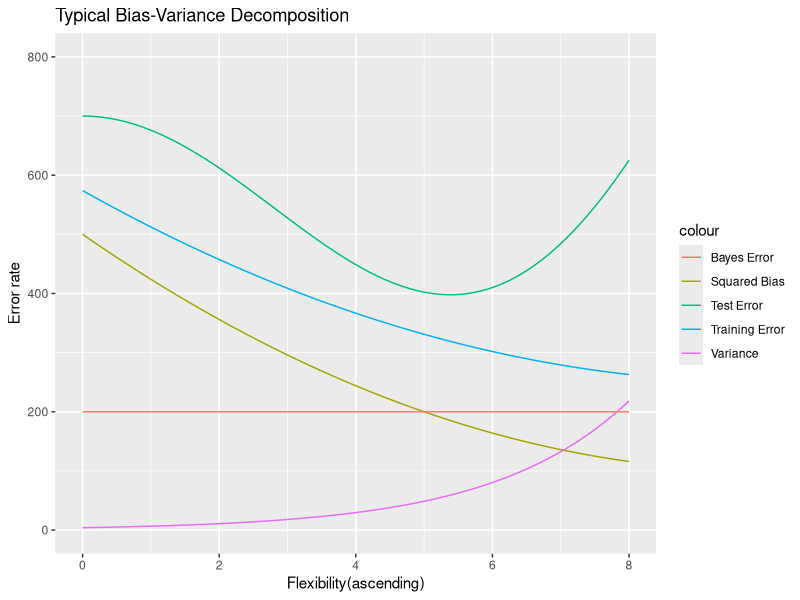
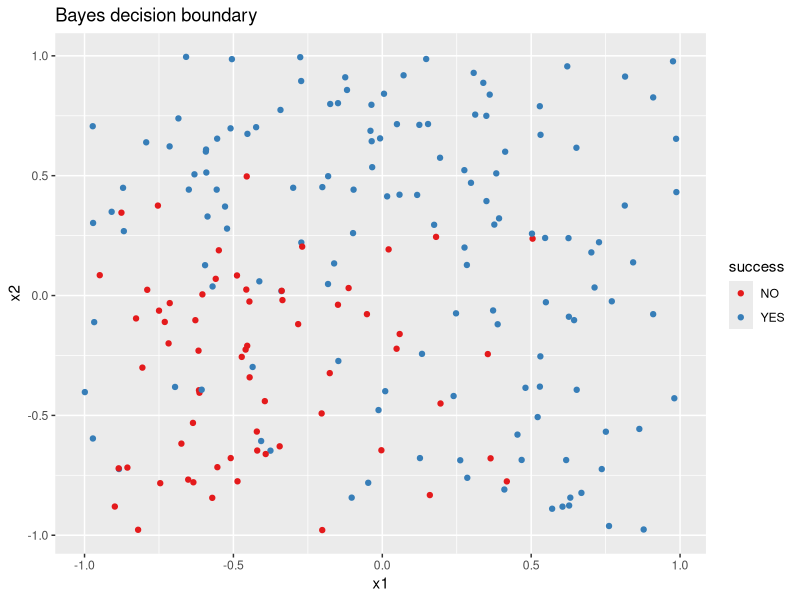

Generate these figures, in order, with R:
## ---- chunk 1
knitr::opts_chunk$set(fig.path="*_files/figure-html/")
## ---- chunk 2
library(ggplot2)
sq_bias = function(x) (2 * x - 20)^2 + 100
var = function(x)  exp(x / 2) * 4
train_error = function(x) (1.8*x - 18)^2 + 250
test_error = function(x) x^3/2 + 200 * cos(x/2) + 500
bayes_error = function(x) 200

line_width = 0.5
ggplot(data = data.frame(x = 0), mapping = aes(x = x)) + stat_function(fun = test_error, size = line_width, aes(color = "Test Error")) + stat_function(fun = sq_bias, size = line_width, aes(color = "Squared Bias")) + stat_function(fun = var, size = line_width, aes(color = "Variance")) +  stat_function(fun = train_error, size = line_width, aes(color = "Training Error")) +  stat_function(fun = bayes_error, size = line_width, aes(color = "Bayes Error")) + xlim(0, 8) + ylim(0, 800) + labs(title = "Typical Bias-Variance Decomposition", x="Flexibility(ascending)", y = "Error rate")
## ---- chunk 3
#creating the simulated dataset
set.seed(11) 
n = 200
x1 = runif(n, -1, 1)
x2 = runif(n, -1, 1)
d = data.frame(x1,x2)
epsilon = rnorm(n, mean = 0, sd = 0.5)
y = x1 + x1*x1 + x2 +x2*x2 + epsilon
y_new <- exp(y)/(1+exp(y))
y_new_d <- data.frame(x1, x2, y_new)
y_new_d$success = y_new > 0.5
y_new_d$success[y_new_d$success==TRUE] = "YES"
y_new_d$success[y_new_d$success==FALSE] = "NO"

##creating the grid/data for the plot
library(tidyverse)
bound = expand.grid(x1 = seq(-1, 1, by = 0.05), x2 = seq(-1, 1, by = 0.05))
bound = mutate(bound, ygrid = x1 + x1*x1 + x2 +x2*x2, pgrid = exp(ygrid)/(1+exp(ygrid)), grid_success = pgrid > 0.5)

#plotting the boundary
ggplot(bound, aes(x = x1, y = x2)) + geom_contour(aes(z = pgrid, group = grid_success), bins = 1) +
  geom_point(data = y_new_d, aes(color = success)) +
  scale_color_brewer(type = "qual", palette = 6) +
  labs(title = "Bayes decision boundary")
## ---- chunk 4
knitr::opts_chunk$get('fig.path')
